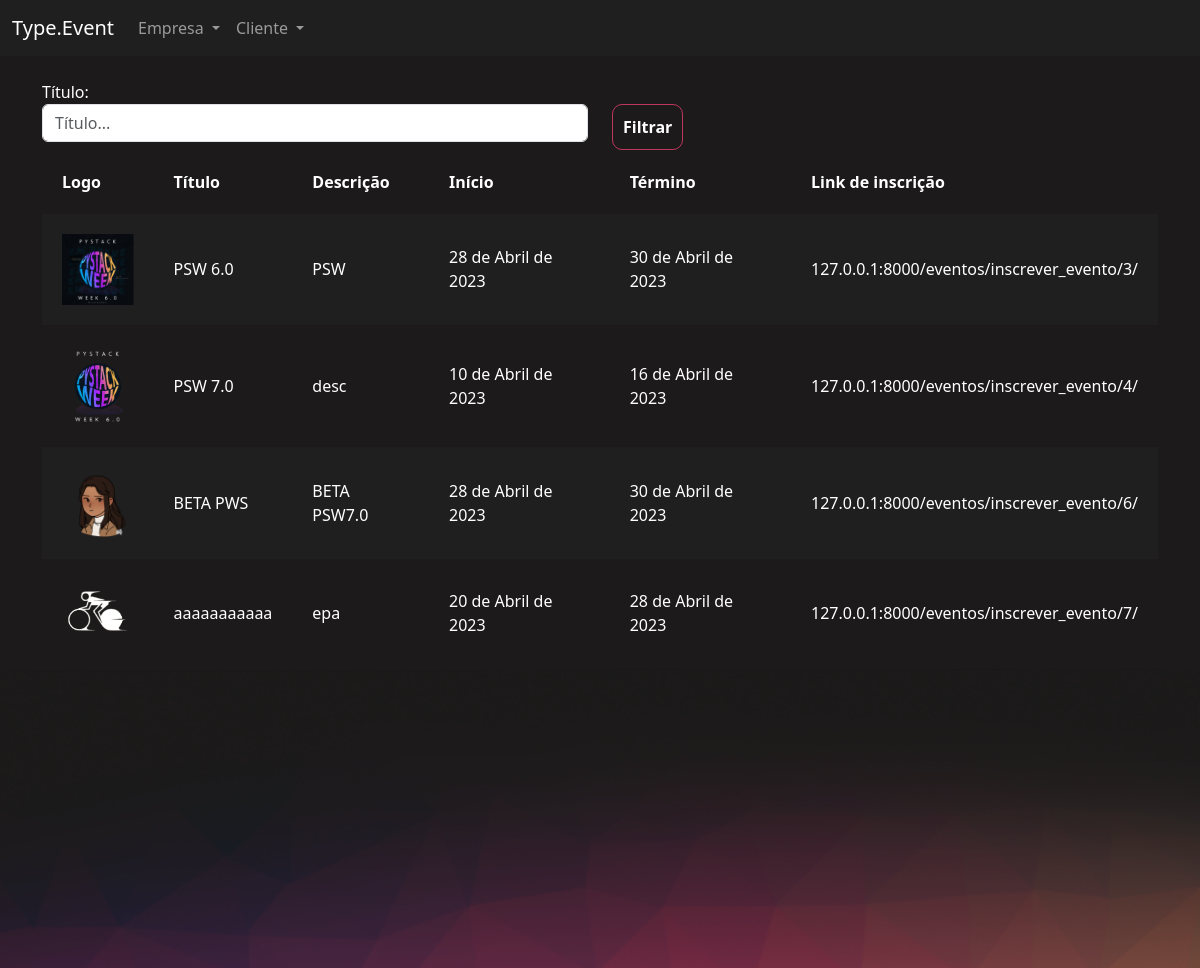
The page /eventos/gerenciar_evento/ (signed in) on the database its author committed.
### eventos/models.py (models this page shows, shortened)
class Evento(models.Model):
    criador = models.ForeignKey(User, on_delete=models.DO_NOTHING, null=True, blank=True)
    nome = models.CharField(max_length=200)
    descricao = models.TextField()
    data_inicio = models.DateField()
    data_termino = models.DateField()
    carga_horaria = models.IntegerField()
    logo = models.ImageField(upload_to="logos")
    participantes = models.ManyToManyField(User, related_name="evento_participante", null=True, blank=True)
    cor_principal = models.CharField(max_length=7)
    cor_secundaria = models.CharField(max_length=7)
    cor_fundo = models.CharField(max_length=7)

### eventos/views.py (the view)
# urls.py: path('gerenciar_evento/', views.gerenciar_evento, name="gerenciar_evento"),
@login_required
def gerenciar_evento(request):
    if request.method == "GET":
        nome = request.GET.get('nome')
        eventos = Evento.objects.filter(criador=request.user)
        if nome:
            eventos = eventos.filter(nome__contains=nome)
        return render(request, 'gerenciar_evento.html', {'eventos':eventos})

### eventos/templates/gerenciar_evento.html (shortened to what this page needs)
{% extends "bases/base_evento.html" %}
{% load static %}
{% block 'importacoes' %}
    <link href="{% static 'evento/css/gerenciar_evento.css' %}" rel="stylesheet">
{% endblock %}
{% block 'conteudo' %}
    <div class="container">
        <br>
        <div class="row">
            <div class="col-md">
                <form action="{% url 'gerenciar_evento' %}" method="GET">
                <label>Título:</label>
                <input type="text" placeholder="Título..." class="form-control" name="nome">
            </div>
            <div class="col-md">
                <br>
                <input type="submit" class="btn-principal" value="Filtrar">
            </div>
        </div>
        <table>
            <tr>
                <th>Logo</th>
                <th>Título</th>
                <th>Descrição</th>
                <th>Início</th>
                <th>Término</th>
                <th>Link de inscrição</th>
            </tr>
            {% for evento in eventos %}
                <tr class="{% cycle 'linha' 'linha2' %}">
                    <td width="10%"><a href="{% url 'participantes_evento' evento.id %}"><img width="100%" src="/media/{{evento.logo}}"></a></td>
                    <td>{{evento.nome}}</td>
                    <td>{{evento.descricao}}</td>
                    <td>{{evento.data_inicio}}</td>
                    <td>{{evento.data_termino}}</td>
                    <td>127.0.0.1:8000/eventos/inscrever_evento/{{evento.id}}/</td>
                </tr>
            {% endfor %}
        </table>
    </div>
{% endblock %}

### templates/bases/base_evento.html (shortened to what this page needs)
{% extends 'bases/base.html' %}
{% load static %}
{% block 'head' %}
    {% block 'importacoes' %}{% endblock %}
    <link href="{% static 'evento/css/evento.css' %}" rel="stylesheet">
    <link href="{% static 'usuarios/css/usuarios.css' %}" rel="stylesheet">
{% endblock %}
{% block 'body' %}
    <nav class="navbar navbar-expand-lg bg-body-tertiary navbar-color" data-bs-theme="dark">
        <div class="container-fluid">
            <a class="navbar-brand" href="#">Type.Event</a>
            <div class="collapse navbar-collapse" id="navbarNavDropdown">
            <ul class="navbar-nav">
                <li class="nav-item dropdown">
                    <a class="nav-link dropdown-toggle" href="#" role="button" data-bs-toggle="dropdown" aria-expanded="false">
                        Empresa
                    </a>
                </li>
                <li class="nav-item dropdown">
                    <a class="nav-link dropdown-toggle" href="#" role="button" data-bs-toggle="dropdown" aria-expanded="false">
                        Cliente
                    </a>
                </li>
            </ul>
            </div>
        </div>
    </nav>
    <div style="min-height: 60vh">
        {% block 'conteudo' %}
        {% endblock %}
    </div>
    <div class="fundo-pagina">
    </div>
{% endblock %}

### templates/bases/base.html (shortened to what this page needs)
{% load static %}
<!doctype html>
<html lang="en">
  <head>
    <link href="{% static 'geral/css/base.css' %}" rel="stylesheet">
    <link href="https://cdn.jsdelivr.net/npm/bootstrap@5.3.0-alpha1/dist/css/bootstrap.min.css" rel="stylesheet">
    {% block 'head' %}{% endblock %}
  </head>
  <body>
    {% block 'body' %}{% endblock %}
  </body>
</html>

### templates/static/geral/css/base.css (style rules this page uses)
body { color: white !important; }
:root { --main-color: #201F1F; --dark-color: #1C1A1A; --contrast-color: #BE375F; --differential-color: #ED8554; }

### templates/static/evento/css/gerenciar_evento.css (style rules this page uses)
.linha { height: 40px; background-color: var(--main-color); padding: 20px; }
td, th { padding: 20px; }
body { height: 100vh; }

### templates/static/evento/css/evento.css (style rules this page uses)
.navbar-color { background-color: #201F1F !important; }
body { background-color: #1C1A1A; height: 100vh; }
.fundo-pagina { background-image: url('/static/evento/img/fundo_pagina.png'); height: 300px; background-size: cover; }

### templates/static/usuarios/css/usuarios.css (style rules this page uses)
.btn-principal { background-color: transparent; border: 1px solid var(--contrast-color); color: white; padding: 10px; border-radius: 10px; font-weight: bold; }

### rows shown on the page
Evento: logo (picture), nome "PSW 6.0", descricao "PSW", data_inicio "28 de Abril de 2023", data_termino "30 de Abril de 2023", id "3"
Evento: logo (picture), nome "PSW 7.0", descricao "desc", data_inicio "10 de Abril de 2023", data_termino "16 de Abril de 2023", id "4"
Evento: logo (picture), nome "BETA PWS", descricao "BETA PSW7.0", data_inicio "28 de Abril de 2023", data_termino "30 de Abril de 2023", id "6"
Evento: logo (picture), nome "aaaaaaaaaaa", descricao "epa", data_inicio "20 de Abril de 2023", data_termino "28 de Abril de 2023", id "7"
